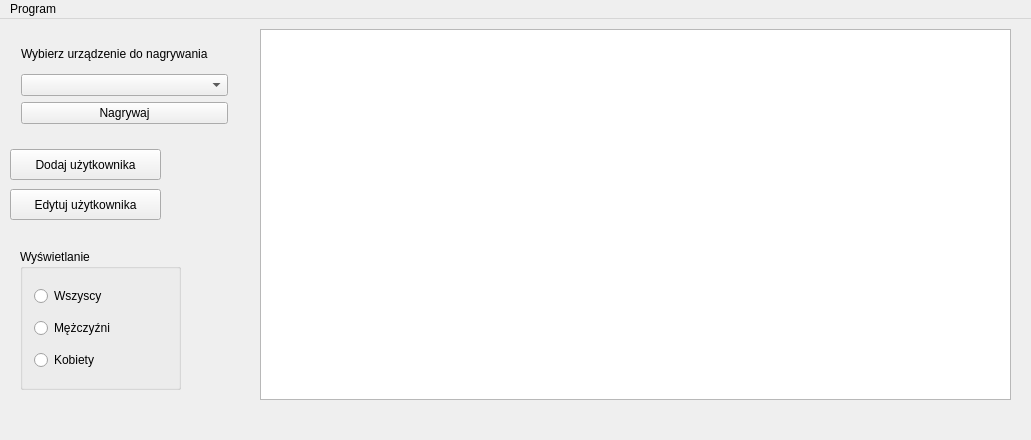
<?xml version="1.0" encoding="UTF-8"?>
<ui version="4.0">
 <class>MainWindow</class>
 <widget class="QMainWindow" name="MainWindow">
  <property name="geometry">
   <rect>
    <x>0</x>
    <y>0</y>
    <width>1031</width>
    <height>440</height>
   </rect>
  </property>
  <property name="windowTitle">
   <string>Konkurs krzykaczy</string>
  </property>
  <widget class="QWidget" name="centralWidget">
   <widget class="QWidget" name="layoutWidget">
    <property name="geometry">
     <rect>
      <x>10</x>
      <y>10</y>
      <width>229</width>
      <height>106</height>
     </rect>
    </property>
    <layout class="QVBoxLayout" name="verticalLayout">
     <item>
      <widget class="QLabel" name="label_2">
       <property name="text">
        <string>Wybierz urządzenie do nagrywania</string>
       </property>
      </widget>
     </item>
     <item>
      <widget class="QComboBox" name="deviceComboBox"/>
     </item>
     <item>
      <widget class="QPushButton" name="recordButton">
       <property name="text">
        <string>Nagrywaj</string>
       </property>
      </widget>
     </item>
    </layout>
   </widget>
   <widget class="QPushButton" name="AddUserButton">
    <property name="geometry">
     <rect>
      <x>10</x>
      <y>130</y>
      <width>151</width>
      <height>31</height>
     </rect>
    </property>
    <property name="text">
     <string>Dodaj użytkownika</string>
    </property>
   </widget>
   <widget class="QTableWidget" name="AdminUserList">
    <property name="geometry">
     <rect>
      <x>260</x>
      <y>10</y>
      <width>751</width>
      <height>371</height>
     </rect>
    </property>
    <property name="editTriggers">
     <set>QAbstractItemView::NoEditTriggers</set>
    </property>
    <property name="selectionMode">
     <enum>QAbstractItemView::SingleSelection</enum>
    </property>
    <property name="selectionBehavior">
     <enum>QAbstractItemView::SelectRows</enum>
    </property>
   </widget>
   <widget class="QPushButton" name="EditUserButton">
    <property name="geometry">
     <rect>
      <x>10</x>
      <y>170</y>
      <width>151</width>
      <height>31</height>
     </rect>
    </property>
    <property name="text">
     <string>Edytuj użytkownika</string>
    </property>
   </widget>
   <widget class="QGroupBox" name="groupBox">
    <property name="geometry">
     <rect>
      <x>20</x>
      <y>230</y>
      <width>161</width>
      <height>141</height>
     </rect>
    </property>
    <property name="title">
     <string>Wyświetlanie</string>
    </property>
    <layout class="QVBoxLayout" name="verticalLayout_2">
     <item>
      <widget class="QRadioButton" name="AllRadioButton">
       <property name="text">
        <string>Wszyscy</string>
       </property>
       <attribute name="buttonGroup">
        <string notr="true">buttonGroup</string>
       </attribute>
      </widget>
     </item>
     <item>
      <widget class="QRadioButton" name="MenRadioButton">
       <property name="text">
        <string>Mężczyźni</string>
       </property>
       <attribute name="buttonGroup">
        <string notr="true">buttonGroup</string>
       </attribute>
      </widget>
     </item>
     <item>
      <widget class="QRadioButton" name="WomenRadioButton">
       <property name="text">
        <string>Kobiety</string>
       </property>
       <attribute name="buttonGroup">
        <string notr="true">buttonGroup</string>
       </attribute>
      </widget>
     </item>
    </layout>
   </widget>
  </widget>
  <widget class="QMenuBar" name="menuBar">
   <property name="geometry">
    <rect>
     <x>0</x>
     <y>0</y>
     <width>1031</width>
     <height>28</height>
    </rect>
   </property>
   <widget class="QMenu" name="menuT">
    <property name="title">
     <string>Program</string>
    </property>
    <addaction name="actionExportToCsv"/>
    <addaction name="actionImportFromCsv"/>
    <addaction name="separator"/>
    <addaction name="actionCalibrate"/>
    <addaction name="separator"/>
    <addaction name="actionClose"/>
   </widget>
   <addaction name="menuT"/>
  </widget>
  <action name="actionExportToCsv">
   <property name="text">
    <string>Eksportuj do CSV...</string>
   </property>
  </action>
  <action name="actionImportFromCsv">
   <property name="text">
    <string>Importuj z CSV...</string>
   </property>
  </action>
  <action name="actionCalibrate">
   <property name="text">
    <string>Kalibruj</string>
   </property>
  </action>
  <action name="actionClose">
   <property name="text">
    <string>Zakończ</string>
   </property>
   <property name="shortcut">
    <string>Ctrl+Q</string>
   </property>
  </action>
 </widget>
 <layoutdefault spacing="6" margin="11"/>
 <resources/>
 <connections/>
 <buttongroups>
  <buttongroup name="buttonGroup"/>
 </buttongroups>
</ui>
